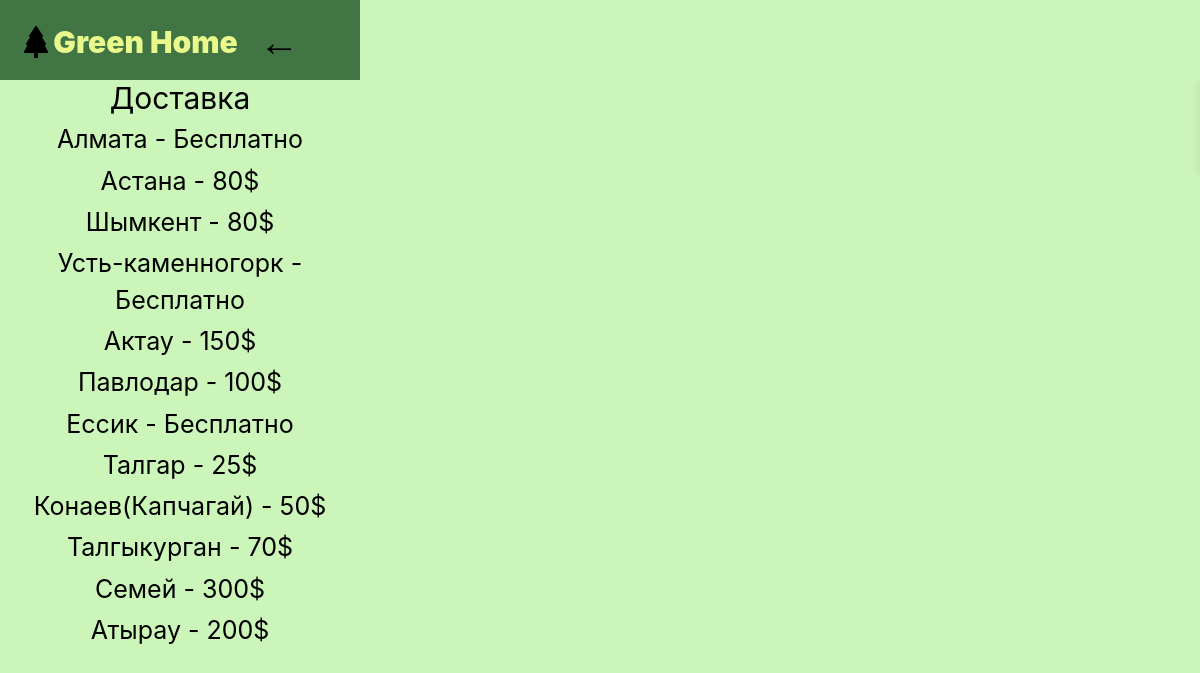
Screenshot of /deliv with the database file from the repository.
### tua_app/models.py (models this page shows, shortened)
class deli(models.Model):
    title = models.CharField('Название', max_length=255)
    category = models.ForeignKey('Category', on_delete=models.CASCADE, verbose_name="Выберите категорию")
    price = models.TextField('Плата', max_length=255)
    class Meta:
        verbose_name = "Доставка"
        verbose_name_plural = "Доставки"

### tua_app/views.py (the view)
# urls.py: path('deliv', views.deliv, name="deliv"),
def deliv(request):
    categories = Category.objects.all()
    delis = deli.objects.all()
    context = {
        'categories': categories,
        'delis': delis
    }
    return render(request, "./four.html", context)

### tua_app/templates/four.html (shortened to what this page needs)
{%load static%}
<!DOCTYPE html>
<html lang="ru">
<head>
  <link rel="stylesheet" href="{%static './css/four.css'%}">
</head>
<body>
  <div class="container">
    <header>
      <div class="con">
          <img src="{%static './photo/Vector (2).png'%}" class="logo"></img>
          <p class="head-txt">Green Home</p>
          <a href="{%url 'home'%}" class="back-arrow">←</a>
      </div>
  </header>
    <section class="product-list">
      <h1 class="title">Доставка</h1>
      {% for deli in delis %}
        <div class="delivery-item">{{ deli.title }} - {{ deli.price }}</div>
      {%endfor%}
    </section>
  </div>
</body>
</html>

### tua_app/static/css/four.css (style rules this page uses)
* { box-sizing: border-box; margin: 0; padding: 0; }
body { font-family: Arial, sans-serif; background-color: #CCF5BA; }
.container { width: 360px; height: 800px; top: -360px; left: 220px; gap: 0px; opacity: 0px; }
header { width: 360px; height: 80px; padding: 0px 20px 0px 20px; gap: 0px; opacity: 0px; background: #417644; display: inline-block; }
.con { width: 320px; height: 80px; left: 20px; padding: 24px 41px 20px 0px; gap: 0px; opacity: 0px; display: flex; align-items: center; }
.head-txt { width: 238px; height: 36px; top: 24px; left: 41px; gap: 0px; opacity: 0px; font-family: Inter; font-size: 30px; font-weight: 900; line-height: 36.31px; text-align: center; color: #EAF98C; }
.logo { width: 32px; height: 32px; top: 24px; padding: 0px 4px 0px 4px; gap: 0px; opacity: 0px; color: black; }
.back-arrow { padding-left: 20px; font-size: 40px; text-decoration: none; color: black; }
.title { font-family: Inter; font-size: 30px; font-weight: 400; line-height: 36.31px; text-align: center; }
.delivery-item { font-family: Inter; padding-top: 5px; font-size: 25px; font-weight: 400; line-height: 36.31px; text-align: center; }

### rows the page displays
deli: title "Алмата", price "Бесплатно"
deli: title "Астана", price "80$"
deli: title "Шымкент", price "80$"
deli: title "Усть-каменногорк", price "Бесплатно"
deli: title "Актау", price "150$"
deli: title "Павлодар", price "100$"
deli: title "Ессик", price "Бесплатно"
deli: title "Талгар", price "25$"
deli: title "Конаев(Капчагай)", price "50$"
deli: title "Талгыкурган", price "70$"
deli: title "Семей", price "300$"
deli: title "Атырау", price "200$"
